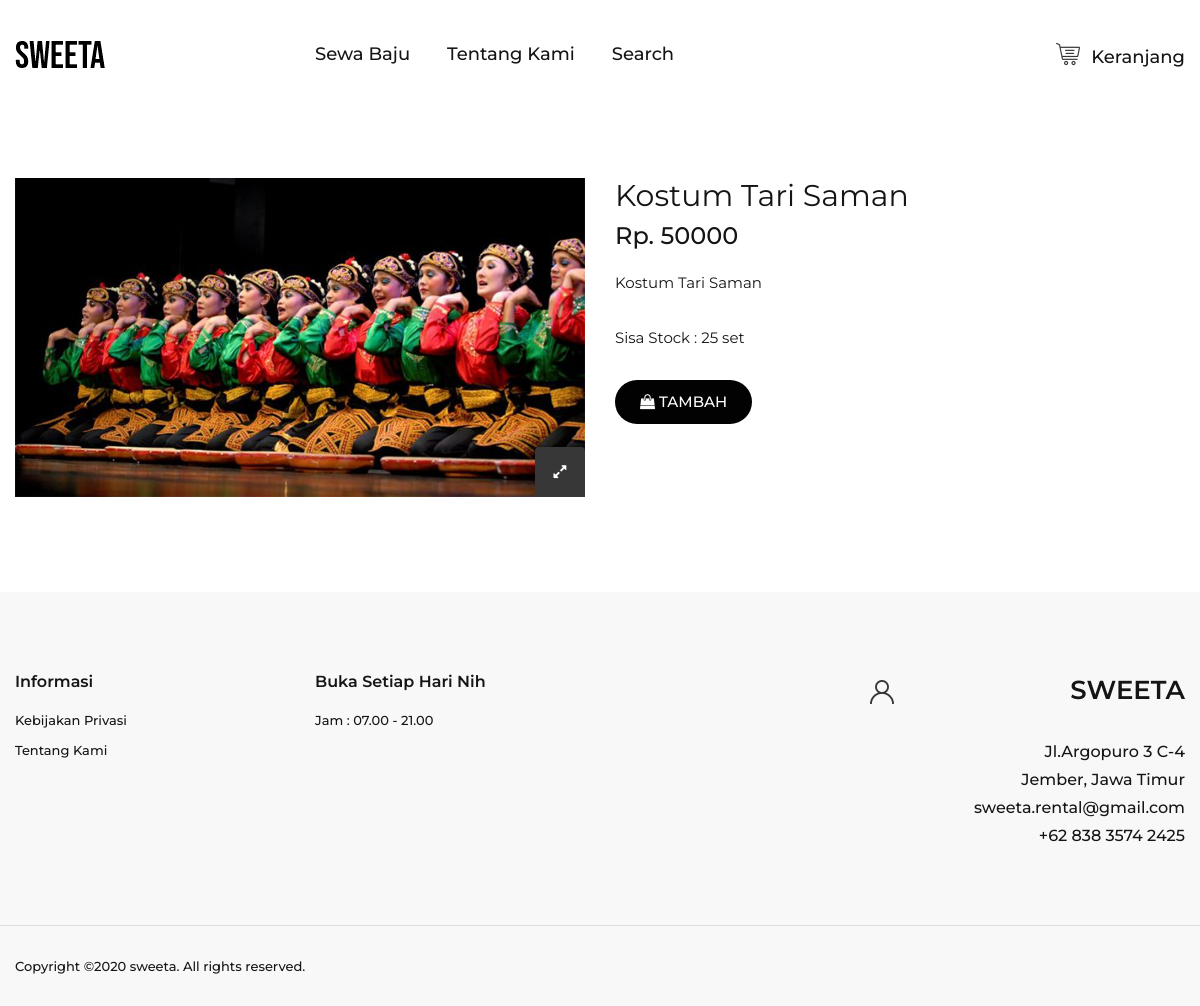
/single-product.php?kode_barang=D003, run on the app's committed database.
### tables this page shows
CREATE TABLE `barang` (
  `kd_barang` varchar(10) NOT NULL,
  `foto` varchar(20) NOT NULL,
  `foto_besar` varchar(20) NOT NULL,
  `nama_barang` varchar(30) NOT NULL,
  `harga_barang` int(11) NOT NULL,
  `deskripsi_barang` text NOT NULL,
  `jumlah_barang` int(11) NOT NULL
);

### single-product.php (the view, shortened to what this page needs)
<!doctype html>
<html class="no-js" lang="zxx">
<head>
    <link rel="stylesheet" href="assets/css/vendor/bootstrap.min.css">
    <link rel="stylesheet" href="assets/css/vendor/iconfont.min.css">
    <link rel="stylesheet" href="assets/css/vendor/helper.css">
    <link rel="stylesheet" href="assets/css/plugins/plugins.css">
    <link rel="stylesheet" href="assets/css/style.css">
</head>
<body>
<?php
require 'connect.php';
if(isset($_GET['kode_barang']))  {
$id = $_GET['kode_barang'];
$sql = "SELECT * FROM barang WHERE kd_barang='$id'";
$result = mysqli_query($con, $sql);
$barang = mysqli_fetch_object($result);
}
?>
    <div id="main-wrapper">
        <?php include "header_web.php" ?>
        <div
            class="single-product-section section pt-60 pt-lg-40 pt-md-30 pt-sm-20 pt-xs-25 pb-100 pb-lg-80 pb-md-70 pb-sm-30 pb-xs-20">
            <div class="container">
                <div class="row">
                    <div class="col-12">
                        <div class="shop-area">
                            <div class="row">
                                <div class="col-md-6 pr-35 pr-lg-15 pr-md-15 pr-sm-15 pr-xs-15">
                                    <div class="product-details-left">
                                        <div class="product-details-images">
                                            <div class="lg-image">
                                                <img src="./assets/images/pic/<?php echo $barang->foto_besar; ?>" alt="">
                                                <a href="./assets/images/pic/<?php echo $barang->foto_besar; ?>"
                                                    class="popup-img venobox" data-gall="myGallery"><i
                                                        class="fa fa-expand"></i></a>
                                            </div>
                                        </div>
                                    </div>
                                </div>
                                <div class="col-md-6">
                                    <h2><?php echo $barang->nama_barang; ?></h2>
                                    <div class="single-product-price">
                                        <span class="price new-price">Rp. <?php echo $barang->harga_barang; ?></span>
                                    </div>
                                    <div class="product-description">
                                        <p><?php echo $barang->deskripsi_barang; ?></p>
                                        <p>Sisa Stock : <?php echo $barang->jumlah_barang?> set</p>
                                    </div>
                                    <div class="single-product-quantity">
                                        <form class="add-quantity" action="cart.php?kode_barang=<?php echo $barang->kd_barang; ?> &action=add" method="POST">
                                            <div class="add-to-link">
                                                <button class="btn">
                                                <a class="fa fa-shopping-bag" href="cart.php?kode_barang=<?php echo $barang->kd_barang; ?> &action=add"></a> Tambah</button>
                                            </div>
                                        </form>
                                    </div>
                                </div>
                            </div>
                        </div>
                    </div>
                </div>
            </div>
        </div>
    </div>
    <?php include "footer.php"?>
</body>
</html>

### data on the page
barang: foto_besar (picture), nama_barang "Kostum Tari Saman", harga_barang "50000", deskripsi_barang "Kostum Tari Saman", jumlah_barang "25"
